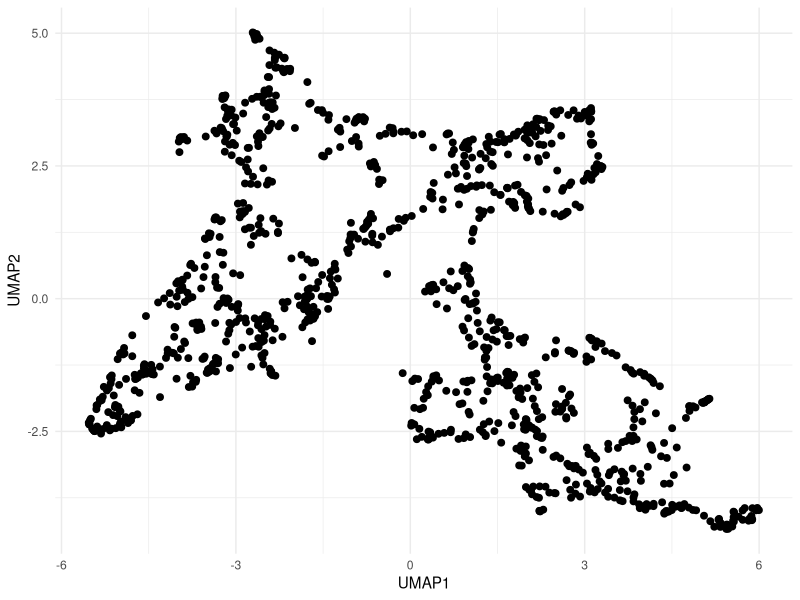
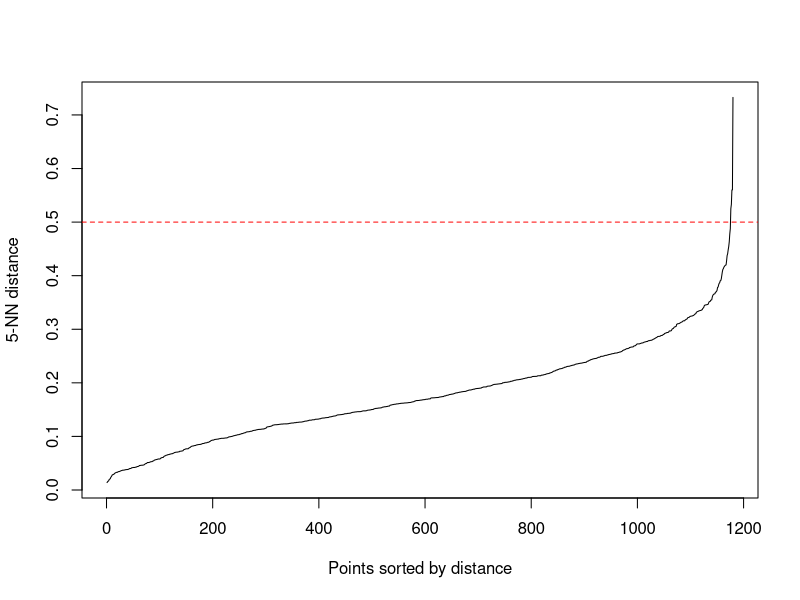
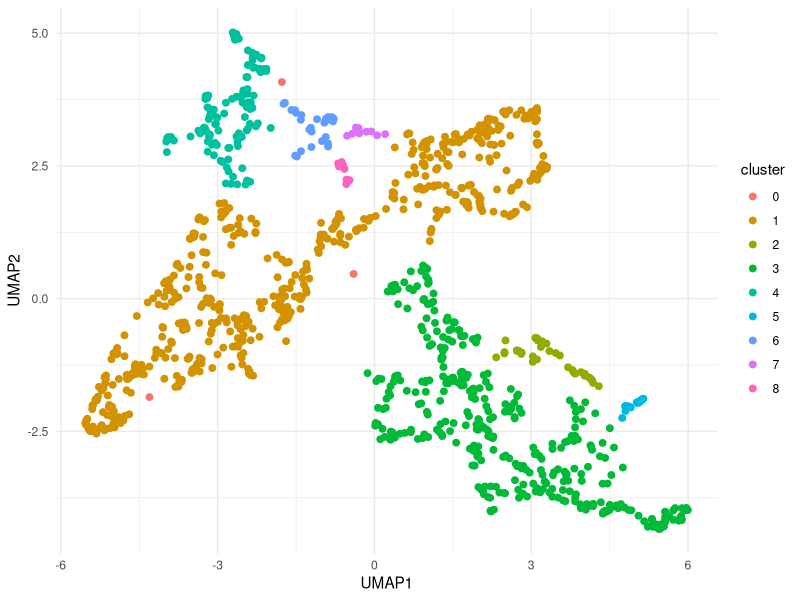
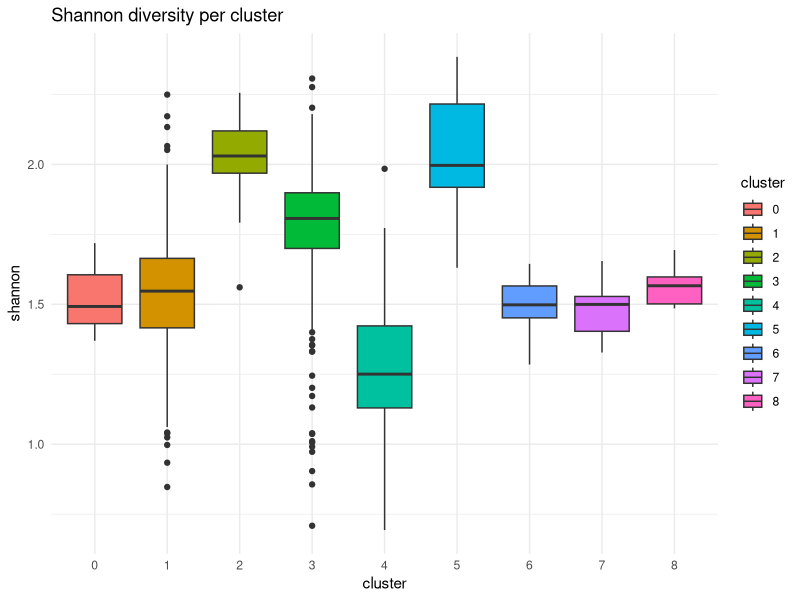
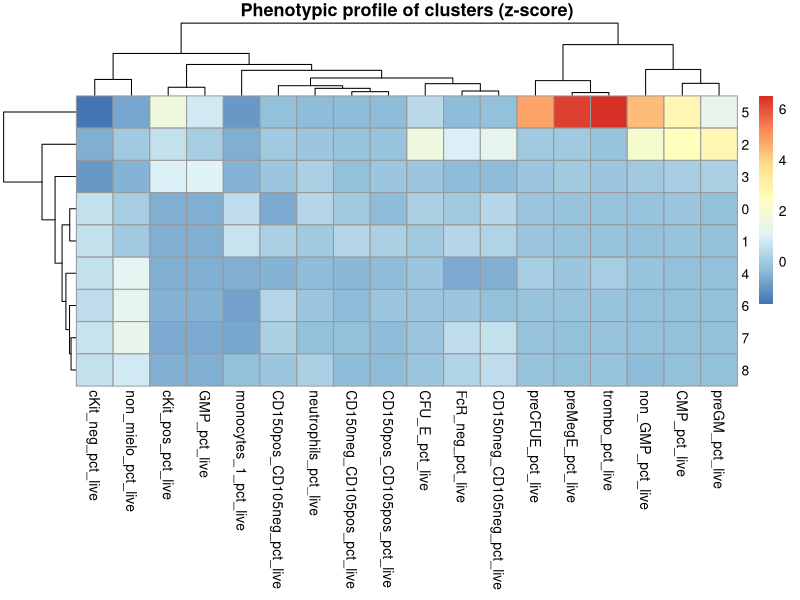
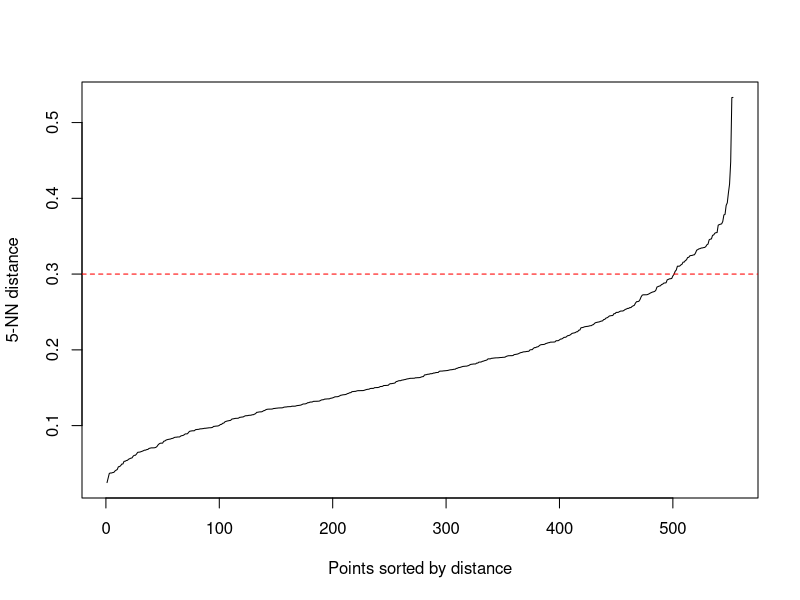
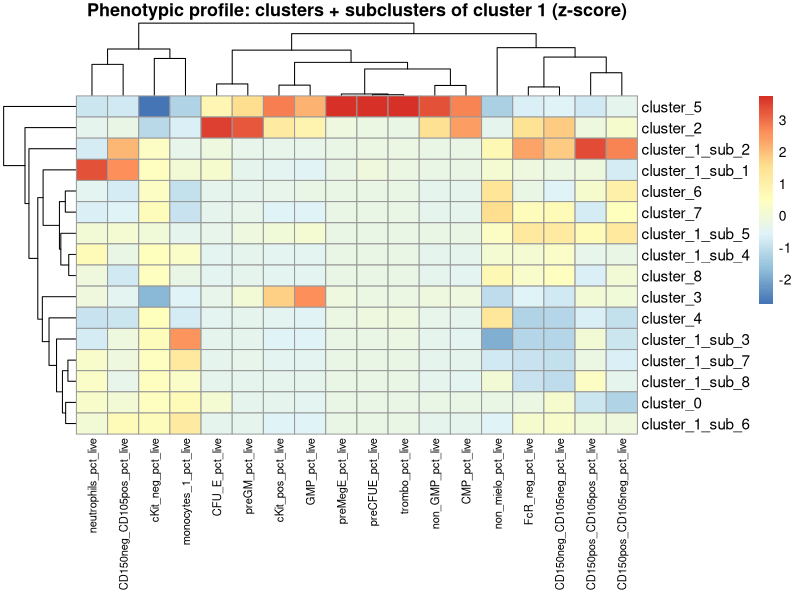
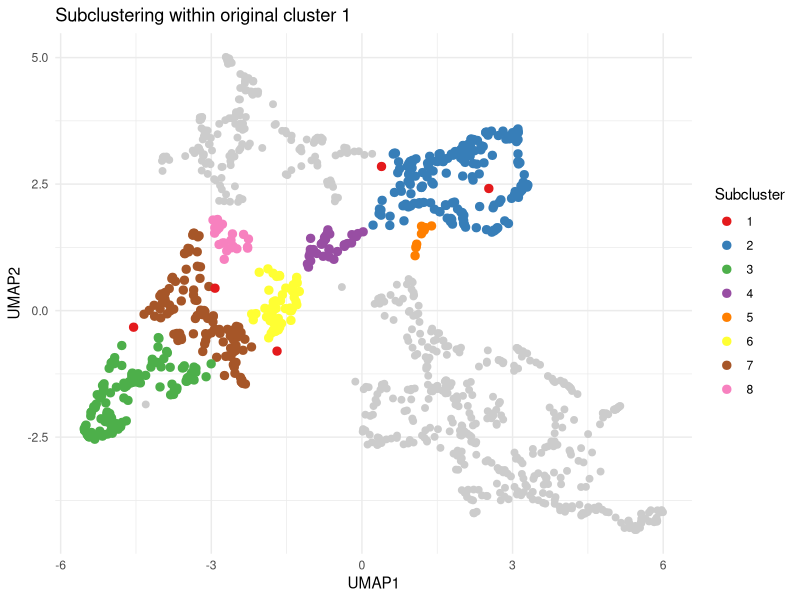

These figures' R source, in order:
## ---- chunk 1
library(readxl)
library(dplyr)
library(writexl)
library(dplyr)
library(tidyr)
setwd("~/Desktop/Szade_Lab/aktualne")
## ---- chunk 2
cyto_cols <- c(
  "all_events",
  "singlets_cells",
  "Live_dead_Ly6C_subset",
  "cKit_neg",
  "low6c_mono",
  "monocytes_1",
  "neutrophils",
  "non_mielo",
  "FcR_neg",
  "CD150neg_CD105pos",
  "CD150pos_CD105pos",
  "CD150pos_CD105neg",
  "CD150neg_CD105neg",
  "cKit_pos",
  "GMP",
  "non_GMP",
  "CFU_E",
  "CMP",
  "preCFUE",
  "preGM",
  "preMegE",
  "trombo"
)

# wczytanie danych
df <- read_excel("ERC_aim1_exp15_summary.xlsx") 

# OBIEKT R z samą cytometrią
df_cyto <- df %>%
  select(all_of(cyto_cols))

# normalizacja % of live dla wszystkich
denom <- "Live_dead_Ly6C_subset"
gate_cols <- setdiff(colnames(df_cyto), denom)

df_cyto_pct_live <- df_cyto %>%
  mutate(
    across(
      all_of(gate_cols),
      ~ ifelse(.data[[denom]] == 0 | is.na(.data[[denom]]), NA_real_, (.x / .data[[denom]]) * 100),
      .names = "{.col}_pct_live"
    )
  )

#normalizacja % of live dla zgatowanych populacji
gated_populations <- c(
  "cKit_neg",
  "low6c_mono",
  "monocytes_1",
  "neutrophils",
  "non_mielo",
  "FcR_neg",
  "CD150neg_CD105pos",
  "CD150pos_CD105pos",
  "CD150pos_CD105neg",
  "CD150neg_CD105neg",
  "cKit_pos",
  "GMP",
  "non_GMP",
  "CFU_E",
  "CMP",
  "preCFUE",
  "preGM",
  "preMegE",
  "trombo"
)

denom <- "Live_dead_Ly6C_subset"
df_gated_pct_live <- df_cyto %>%
  mutate(
    across(
      all_of(gated_populations),
      ~ ifelse(
        .data[[denom]] == 0 | is.na(.data[[denom]]),
        NA_real_,
        (.x / .data[[denom]]) * 100
      ),
      .names = "{.col}_pct_live"
    )
  ) %>%
  select(ends_with("_pct_live"))
## ---- chunk 3
set.seed(123)

# 1. NA -> 0
pca_df <- df_gated_pct_live %>%
  mutate(across(everything(), ~ replace_na(.x, 0)))

# usuwamy kolumny o zerowej wariancji
zero_var_cols <- pca_df %>%
  summarise(across(everything(), ~ var(.x, na.rm = TRUE))) %>%
  pivot_longer(cols = everything(), names_to = "col", values_to = "var") %>%
  filter(is.na(var) | var == 0) %>%
  pull(col)

zero_var_cols

pca_df_filtered <- pca_df %>%
  select(-all_of(zero_var_cols))

# macierz do PCA
pca_mat <- as.matrix(pca_df_filtered)

# PCA bez log-transform
pca_res <- prcomp(
  pca_mat,
  center = TRUE,
  scale. = TRUE
)

# procent wariancji wyjaśnionej
var_explained <- (pca_res$sdev^2) / sum(pca_res$sdev^2)
var_explained_percent <- var_explained * 100

var_explained_percent
cumsum(var_explained_percent)
## ---- chunk 4
# 3. bierzemy pierwsze 6 PC
pca_data <- pca_res$x[, 1:6, drop = FALSE]
## ---- chunk 5
library(uwot)
# UMAP
umap_res <- uwot::umap(pca_data)

# do ramki danych
umap_df <- data.frame(
  UMAP1 = umap_res[,1],
  UMAP2 = umap_res[,2]
)

head(umap_df)
library(ggplot2)

ggplot(umap_df, aes(x = UMAP1, y = UMAP2)) +
  geom_point(size = 2) +
  theme_minimal()
## ---- chunk 6
library(dbscan)

kNNdistplot(umap_res, k = 5)
abline(h = 0.5, col = "red", lty = 2)
## ---- chunk 7
library(dbscan)

db <- dbscan(umap_res, eps = 0.35, minPts = 5) # wybrane z wykresu elbow powyżej!!!

umap_df$cluster <- as.factor(db$cluster)

ggplot(umap_df, aes(x = UMAP1, y = UMAP2, color = cluster)) +
  geom_point(size = 2) +
  theme_minimal()
## ---- chunk 8
umap_df$cluster <- as.factor(db$cluster)

df_clusters <- df_gated_pct_live %>%
  mutate(cluster = as.factor(db$cluster))

table(df_clusters$cluster)

cluster_summary <- df_clusters %>%
  group_by(cluster) %>%
  summarise(across(everything(), mean, na.rm = TRUE))
## ---- chunk 9
library(dplyr)

df_clusters %>%
  group_by(cluster) %>%
  summarise(across(everything(), sd, na.rm = TRUE))
## ---- chunk 10
shannon_index <- function(x) {
  x <- x[x > 0]              
  p <- x / sum(x)         
  -sum(p * log(p))
}

df_clusters$shannon <- apply(
  df_gated_pct_live,
  1,
  shannon_index
)
## ---- chunk 11
library(ggplot2)

ggplot(df_clusters, aes(x = cluster, y = shannon, fill = cluster)) +
  geom_boxplot() +
  theme_minimal() +
  labs(title = "Shannon diversity per cluster")
## ---- chunk 12
kruskal.test(shannon ~ cluster, data = df_clusters)
## ---- chunk 13
df_clusters %>%
  group_by(cluster) %>%
  summarise(mean_shannon = mean(shannon))
## ---- chunk 14
df_clusters <- df_gated_pct_live %>%
  mutate(cluster = as.factor(db$cluster))

cluster_means <- df_clusters %>%
  group_by(cluster) %>%
  summarise(across(everything(), mean, na.rm = TRUE))
## ---- chunk 15
library(tibble)
library(tibble)
library(dplyr)
library(pheatmap)

# macierz średnich dla klastrów
cluster_profile <- cluster_means %>%
  column_to_rownames("cluster") %>%
  as.matrix()

# globalne średnie i SD liczone na tych samych kolumnach
global_mean <- colMeans(df_gated_pct_live, na.rm = TRUE)
global_sd   <- apply(df_gated_pct_live, 2, sd, na.rm = TRUE)

# sprawdzamy kolumny problematyczne
bad_cols <- names(global_sd[is.na(global_sd) | global_sd == 0 | is.infinite(global_sd)])
bad_cols

library(tibble)
library(dplyr)

cluster_profile <- cluster_means %>%
  column_to_rownames("cluster") %>%
  as.matrix()

global_mean <- colMeans(df_gated_pct_live, na.rm = TRUE)
global_sd   <- apply(df_gated_pct_live, 2, sd, na.rm = TRUE)

bad_cols <- names(global_sd[is.na(global_sd) | global_sd == 0 | is.infinite(global_sd)])
bad_cols

good_cols <- setdiff(colnames(cluster_profile), bad_cols)

cluster_profile <- cluster_profile[, good_cols, drop = FALSE]
global_mean <- global_mean[good_cols]
global_sd <- global_sd[good_cols]

cluster_profile_z <- sweep(cluster_profile, 2, global_mean, "-")
cluster_profile_z <- sweep(cluster_profile_z, 2, global_sd, "/")

sum(!is.finite(cluster_profile_z))
## ---- chunk 16
library(pheatmap)

pheatmap(
  cluster_profile_z,
  scale = "none",
  clustering_distance_rows = "euclidean",
  clustering_distance_cols = "euclidean",
  main = "Phenotypic profile of clusters (z-score)"
)
## ---- chunk 17
library(dplyr)
library(tidyr)

cluster_long <- as.data.frame(cluster_profile_z) %>%
  rownames_to_column("cluster") %>%
  pivot_longer(-cluster, names_to = "feature", values_to = "z")

# top 5 ↑ i ↓ dla każdego klastra
top_features <- cluster_long %>%
  group_by(cluster) %>%
  arrange(desc(z)) %>%
  slice_head(n = 5) %>%
  bind_rows(
    cluster_long %>%
      group_by(cluster) %>%
      arrange(z) %>%
      slice_head(n = 5)
  )
## ---- chunk 18
# próbki należące do klastra 1 z oryginalnego DBSCAN
idx_cl1 <- which(umap_df$cluster == "1")

# dane tylko dla klastra 1, ale nadal w oryginalnej przestrzeni UMAP
umap_cl1_original <- umap_res[idx_cl1, , drop = FALSE]

# dobór eps dla subklastrów
kNNdistplot(umap_cl1_original, k = 5)
abline(h = 0.3, col = "red", lty = 2)
## ---- chunk 19
# subclustering wewnątrz klastra 1
db_sub_cl1 <- dbscan(
  umap_cl1_original,
  eps = 0.3,
  minPts = 5
)

# dodanie subklastrów do głównej ramki
umap_df$subcluster_cl1 <- NA
umap_df$subcluster_cl1[idx_cl1] <- as.factor(db_sub_cl1$cluster)
## ---- chunk 20
# 1. Tworzymy wspólną etykietę: klastry + subklastry klastra 1
combined_labels <- umap_df %>%
  mutate(
    combined_cluster = ifelse(
      cluster == "1",
      paste0("cluster_1_sub_", subcluster_cl1),
      paste0("cluster_", cluster)
    )
  ) %>%
  pull(combined_cluster)

# 2. Dodajemy etykietę do danych cytometrycznych
df_combined_clusters <- df_gated_pct_live %>%
  mutate(combined_cluster = combined_labels)

# 3. Liczymy średnie wartości populacji cytometrycznych dla każdej grupy
combined_means <- df_combined_clusters %>%
  group_by(combined_cluster) %>%
  summarise(
    across(everything(), mean, na.rm = TRUE),
    .groups = "drop"
  )

# 4. Zamiana na macierz do heatmapy
combined_mat <- combined_means %>%
  column_to_rownames("combined_cluster") %>%
  as.matrix()

# 5. Z-score względem wszystkich grup
# czyli dla każdej populacji patrzymy, które klastry/subklastry mają jej względnie dużo albo mało
combined_z <- scale(combined_mat)

# 6. Usunięcie kolumn, które mają same NA / brak zmienności
combined_z <- combined_z[, colSums(is.na(combined_z)) < nrow(combined_z), drop = FALSE]

# 7. Heatmapa
pheatmap(
  combined_z,
  scale = "none",
  cluster_rows = TRUE,
  cluster_cols = TRUE,
  fontsize_col = 8,
  fontsize_row = 11,
  angle_col = 90,
  main = "Phenotypic profile: clusters + subclusters of cluster 1 (z-score)"
)
## ---- chunk 21
ggplot() +
  geom_point(
    data = umap_df %>% filter(cluster != "1"),
    aes(x = UMAP1, y = UMAP2),
    color = "grey80",
    size = 2
  ) +
  geom_point(
    data = umap_df %>% filter(cluster == "1"),
    aes(
      x = UMAP1,
      y = UMAP2,
      color = as.factor(subcluster_cl1)
    ),
    size = 2.5
  ) +
  scale_color_brewer(palette = "Set1") +
  theme_minimal() +
  labs(
    title = "Subclustering within original cluster 1",
    color = "Subcluster"
  )
## ---- chunk 22
df$subcluster_cl1 <- umap_df$subcluster_cl1
table(df$subcluster_cl1)
df_subclaster_cl1 <- df$subcluster_cl1
## ---- chunk 23
subcluster_means <- df_gated_pct_live %>%
  mutate(subcluster = df$subcluster_cl1) %>%
  filter(!is.na(subcluster)) %>%
  group_by(subcluster) %>%
  summarise(across(everything(), mean, na.rm = TRUE))

subcluster_sd <- subcluster_means %>%
  pivot_longer(-subcluster) %>%
  group_by(name) %>%
  summarise(sd_between_clusters = sd(value, na.rm = TRUE)) %>%
  arrange(desc(sd_between_clusters))

head(subcluster_sd, 15)
## ---- chunk 24
subcluster_means_long <- subcluster_means %>%
  pivot_longer(-subcluster)

subcluster_means_long %>%
  group_by(subcluster) %>%
  slice_max(value, n = 10)
## ---- chunk 25
library(pheatmap)
library(tibble)

# macierz średnich
heatmap_mat <- subcluster_means %>%
  column_to_rownames("subcluster") %>%
  as.matrix()

# bezpieczny z-score
zscore_safe <- function(x, mean, sd) {
  if (is.na(sd) || sd == 0) {
    return(rep(0, length(x)))
  } else {
    return((x - mean) / sd)
  }
}

heatmap_z <- apply(
  heatmap_mat,
  2,
  function(col) {
    zscore_safe(
      col,
      mean(col, na.rm = TRUE),
      sd(col, na.rm = TRUE)
    )
  }
)

rownames(heatmap_z) <- rownames(heatmap_mat)

# upewniamy się, że nie ma NA/Inf
heatmap_z[is.na(heatmap_z)] <- 0
heatmap_z[is.infinite(heatmap_z)] <- 0

pheatmap(
  heatmap_z,
  cluster_rows = TRUE,
  cluster_cols = TRUE,
  fontsize_col = 10,
  fontsize_row = 12,
  angle_col = 90,
  main = "Z-score heatmap of mean cytometric populations across subclusters of cluster 1"
)
## ---- chunk 26
zero_sd_cols <- names(
  which(apply(heatmap_mat, 2, sd, na.rm = TRUE) == 0)
)

zero_sd_cols
## ---- chunk 27
library(dplyr)
library(ggplot2)

# Tworzymy wspólną etykietę: klastry + subklastry klastra 1
umap_df <- umap_df %>%
  mutate(
    combined_cluster = ifelse(
      cluster == "1",
      paste0("cluster_1_sub_", subcluster_cl1),
      paste0("cluster_", cluster)
    )
  )

# Zamiana na factor, żeby ggplot traktował to jako kategorie
umap_df$combined_cluster <- as.factor(umap_df$combined_cluster)

# UMAP: zwykłe klastry + subklastry klastra 1
ggplot(umap_df, aes(x = UMAP1, y = UMAP2, color = combined_cluster)) +
  geom_point(size = 2, alpha = 0.8) +
  theme_minimal() +
  labs(
    title = "UMAP: clusters + subclusters of cluster 1",
    x = "UMAP1",
    y = "UMAP2",
    color = "Cluster / subcluster"
  ) +
  theme(
    plot.title = element_text(hjust = 0.5),
    legend.position = "right"
  )
